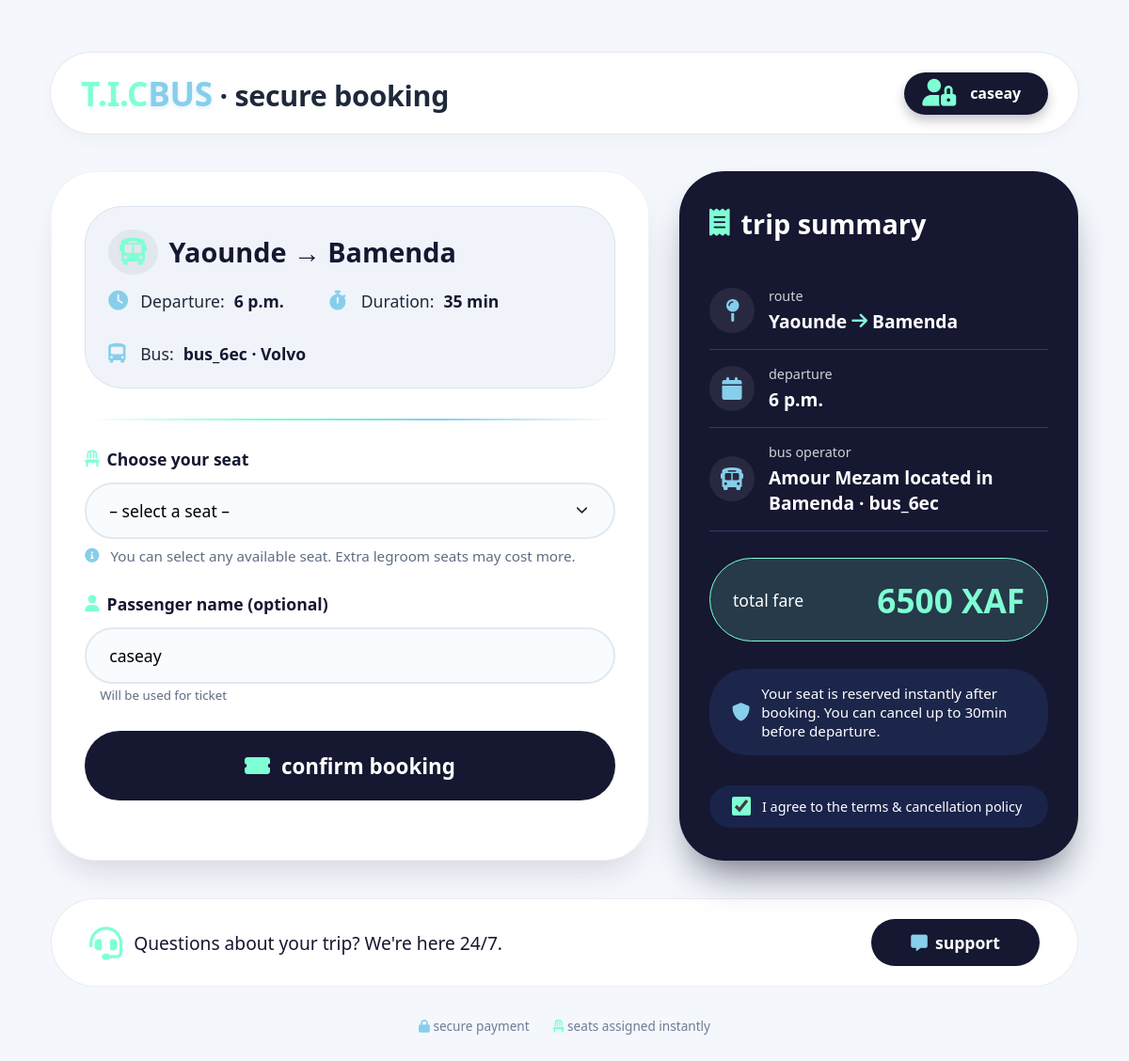
Page /book/1/ (signed in) on the earlier database version.
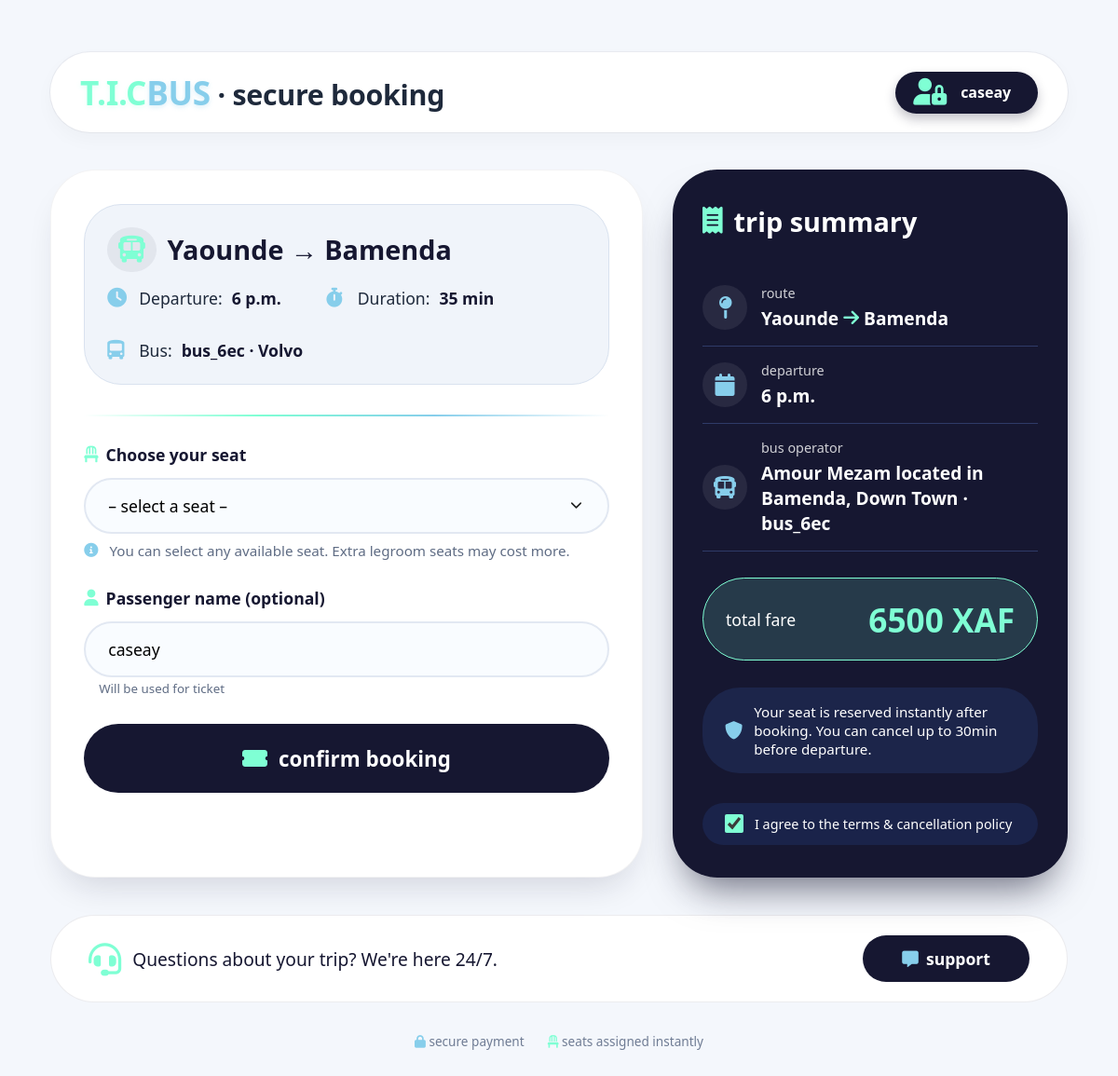
Same page on the later database version.
### booking/models.py (models this page shows, shortened)
class Bus(models.Model):
    agency = models.ForeignKey(Agency, on_delete=models.CASCADE, related_name="buses")
    bus_number = models.CharField(max_length=50, unique=True, default=generate_bus_id)
    total_seats = models.IntegerField()

class Agency(models.Model):
    agency_logo = models.ImageField(upload_to='agencies_logos', default='1384014.png')
    agency_name = models.CharField(max_length=50, unique=True, null=False)
    total_bus = models.IntegerField(default=5, null=False, blank=False)
    agency_description = models.TextField()
    ceo_name = models.CharField(max_length=50, null=False)
    manager_name = models.CharField(max_length=50, null=True)
    date_created = models.DateField()
    location = models.CharField(max_length=50)
    def __str__(self):
        return f"{self.agency_name} located in {self.location}"

### booking/views.py (the view, shortened to what this page needs)
# urls.py: path("book/<int:route_id>/", book_bus, name="book_bus"),
@login_required(login_url='login')
def book_bus(request, route_id):
    route = get_object_or_404(Route, id=route_id)
    bus = route.bus
    context = {
        "route": route,
        "bus": bus
    }
    return render(request, "pages/book_bus.html", context)

### templates/pages/book_bus.html (shortened to what the changed rows need)
<!DOCTYPE html>
<html lang="en">
<head>
  <link rel="stylesheet" href="https://cdnjs.cloudflare.com/ajax/libs/font-awesome/6.0.0-beta3/css/all.min.css">
</head>
<body>
<div class="dashboard">
  <div class="greeting">
    <h1>
      <span class="tic">T.I.C</span><span class="bus">BUS</span> · secure booking
    </h1>
  </div>
  <form method="post" action="">
    <div class="booking-split">
      <div class="booking-card">
        <div class="route-summary">
          <div class="route-meta">
            <div class="meta-item"><i class="fas fa-bus-simple"></i> Bus: <strong>{{ bus.bus_number|default:"CE-12" }} · {{ bus.model|default:"Volvo" }}</strong></div>
          </div>
        </div>
      </div>
      <div class="summary-panel">
        <div class="info-row">
          <div class="info-content">
            <div class="info-label">bus operator</div>
            <div class="info-value">{{ bus.agency|default:"City Express" }} · {{ bus.bus_number|default:"CE-12" }}</div>
          </div>
        </div>
      </div>
    </div>
  </form>
</div>
</body>
</html>

Differences in the rows shown:
changed through a linked row, Bus "bus_6ec": agency "Amour Mezam located in Bamenda" → "Amour Mezam located in Bamenda, Down Town"
